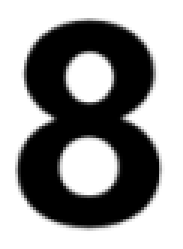
#> input picture prototypes/eight.png, 61 x 83 px (shown 3 times larger); its folder holds only this picture in this run
$ jupyter execute prototype_stdize.ipynb
#> lines starting #> are read from the running program, lines starting #| are printed output that depends on the picture; after the words box and inside, x2 and y2 are one past the last pixel; in counts of white or black regions, pixels touching at a corner belong together
[cell 1]
from PIL import Image, ImageOps
import numpy as np
import os

def standardize_image_smart(image_path, output_path, target_size=(64, 64)):
    # Open the image
#> called with image_path = 'prototypes/eight.png', target_size = (64, 64)
    img = Image.open(image_path).convert('L')  # Convert to grayscale ('L')

    # Convert the image to a numpy array
    img_np = np.array(img)

    # Threshold the image to get the bounding box of the number
    threshold = 200  # Define a threshold to detect the number
    binary_img = img_np < threshold  # Pixels darker than 200 are part of the digit
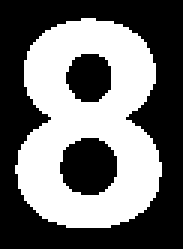
#> binary_img: shape (83, 61) bool (shown 3 times larger); 43.6% white; 1 white region, box (x1, y1, x2, y2) and area: (5, 6, 54, 76) 2208

    # Find the bounding box of the digit
    coords = np.column_stack(np.where(binary_img))
#> coords = 2208 pairs, first value 6 to 75, second value 5 to 53
    if coords.size == 0:
        print(f"No digit found in {image_path}")
        return
    top_left = coords.min(axis=0)
#> top_left = [6, 5]
    bottom_right = coords.max(axis=0)
#> bottom_right = [75, 53]

    # Crop the image to the bounding box
    cropped_img_np = img_np[top_left[0]:bottom_right[0]+1, top_left[1]:bottom_right[1]+1]
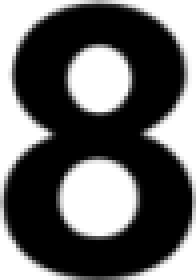
#> cropped_img_np: shape (70, 49) (shown 4 times larger); min 0, max 255, mean 101.5

    # Convert back to a Pillow Image
    cropped_img = Image.fromarray(cropped_img_np)

    # Create a new square image with the target size and paste the cropped digit into the center
    new_img = Image.new('L', target_size, color=255)  # Create a white background
#> new_img: PIL image 64x64 L; every value is 255
    aspect_ratio = min(target_size[0] / cropped_img.width, target_size[1] / cropped_img.height)
#> aspect_ratio = 0.914

    # Resize the cropped image maintaining the aspect ratio
    new_size = (int(cropped_img.width * aspect_ratio), int(cropped_img.height * aspect_ratio))
#> new_size = (44, 64)
    resized_img = cropped_img.resize(new_size)
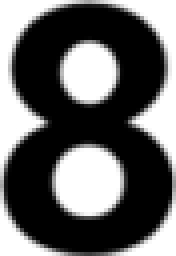
#> resized_img: PIL image 44x64 L (shown 4 times larger); min 0, max 255, mean 101.6

    # Calculate the position to center the resized image in the target size
    x_offset = (target_size[0] - resized_img.width) // 2
#> x_offset = 10
    y_offset = (target_size[1] - resized_img.height) // 2
#> y_offset = 0

    # Paste the resized image in the center of the new white background image
    new_img.paste(resized_img, (x_offset, y_offset))
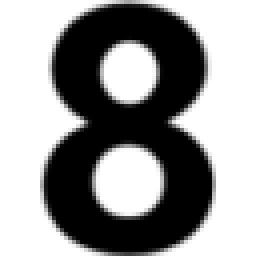
#> new_img: PIL image 64x64 L (shown 4 times larger); min 0, max 255, mean 149.5

    # Save the standardized image
    new_img.save(output_path)

# Apply the function to all prototype images in the local folder
prototype_folder = 'prototypes/'  # Set your folder path
output_folder = 'prototypes/standardized_prototypes/'  # Set your output folder

if not os.path.exists(output_folder):
    os.makedirs(output_folder)

for image_file in os.listdir(prototype_folder):
    if image_file.endswith('.png'):
        image_path = os.path.join(prototype_folder, image_file)
        output_path = os.path.join(output_folder, image_file)
        standardize_image_smart(image_path, output_path)
        print(f"Standardized: {image_file}")
